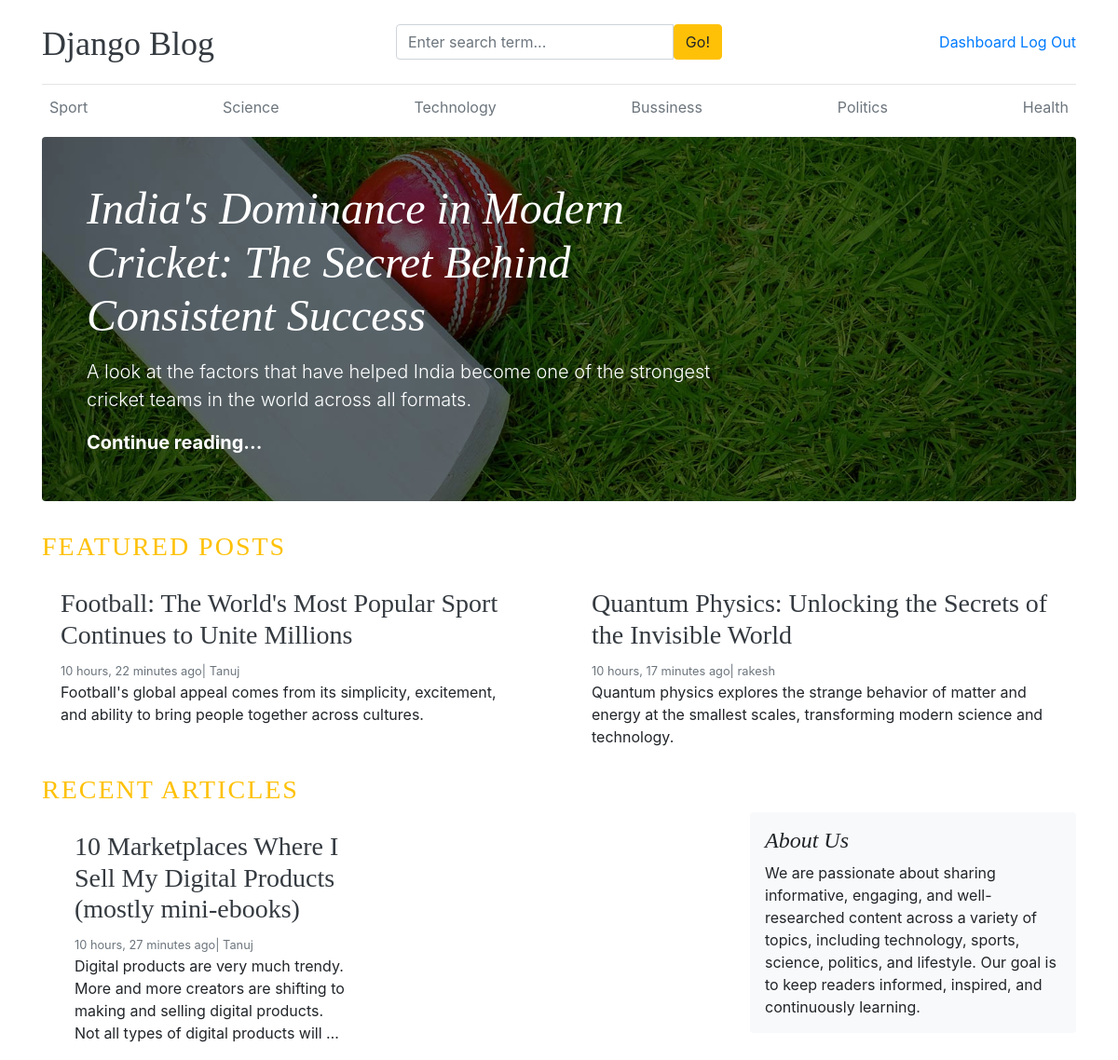
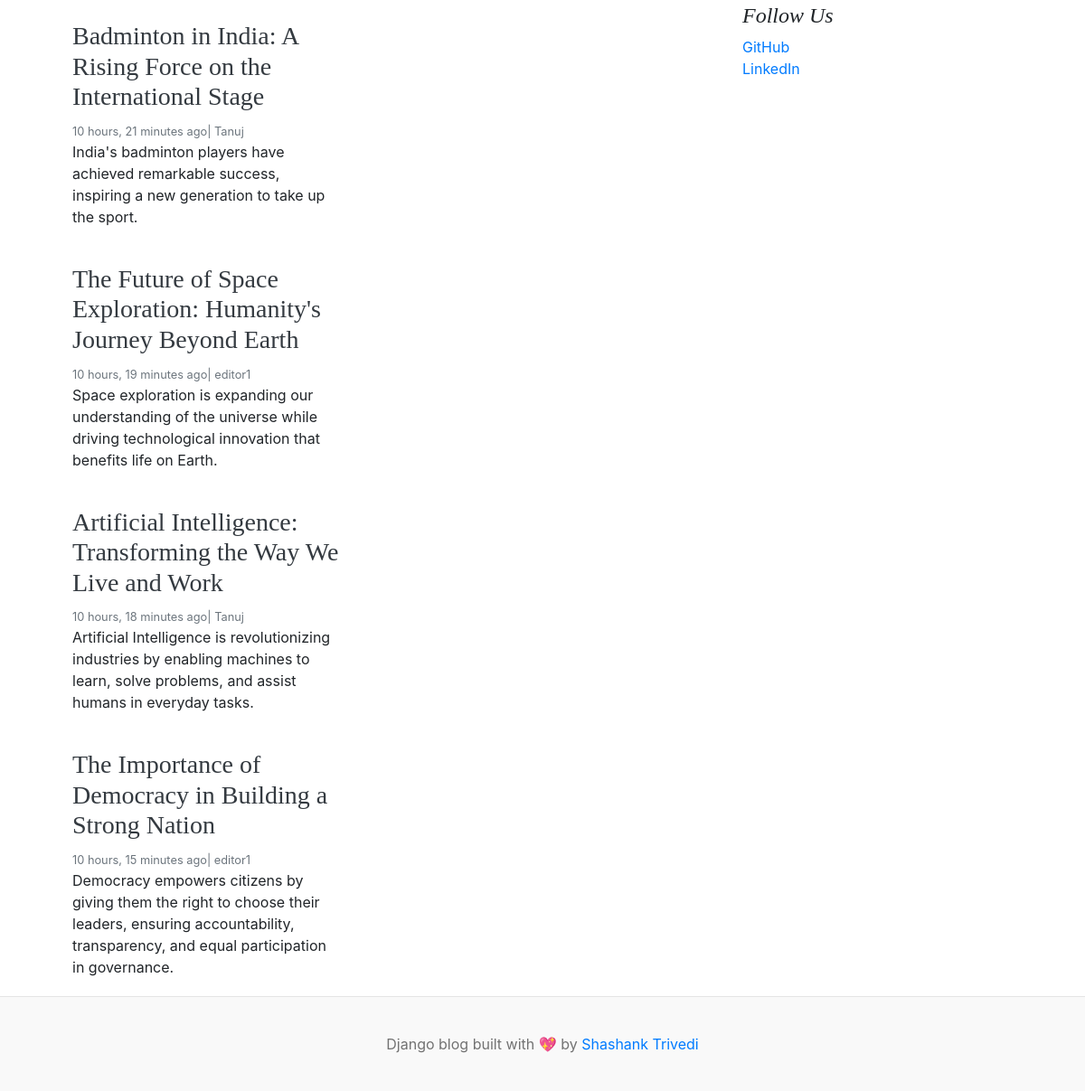
The app's page / (signed in) with its own data (2 pictures, top to bottom).
### blogs/models.py (models this page shows, shortened)
class Category(models.Model):
    category_name = models.CharField(max_length=50, unique=True)
    created_at = models.DateTimeField(auto_now_add=True)
    updated_at = models.DateTimeField(auto_now=True)
    class Meta:
        verbose_name_plural = 'categories'

class Blog(models.Model):
    title = models.CharField(max_length=100)
    slug = models.SlugField(max_length=150, unique=True, blank=True)
    category = models.ForeignKey(Category, on_delete=models.CASCADE)
    author = models.ForeignKey(User, on_delete=models.CASCADE)
    featured_image = models.ImageField(upload_to='uploads/%Y/%m/%d')
    short_description = models.TextField(max_length=500)
    blog_body = models.TextField(max_length=2000)
    status = models.CharField(max_length=20, choices=STATUS_CHOICES, default="Draft")
    is_featured = models.BooleanField(default=False)
    created_at = models.DateTimeField(auto_now_add=True)
    updated_at = models.DateTimeField(auto_now=True)

### assignments/models.py (models this page shows, shortened)
class About(models.Model):
    about_heading = models.CharField(max_length=25)
    about_description = models.TextField(max_length=255)
    created_at = models.DateTimeField(auto_now_add=True)
    updated_at = models.DateTimeField(auto_now=True)
    class Meta:
        verbose_name_plural = 'About'

class SocialLink(models.Model):
    platform = models.CharField(max_length=25)
    link = models.URLField(max_length=100)
    created_at = models.DateTimeField(auto_now_add=True)
    updated_at = models.DateTimeField(auto_now=True)

### blog_main/views.py (the view)
# urls.py: 2. Add a URL to urlpatterns:  path('', views.home, name='home')
def home(request):
  categories = Category.objects.all()
  featured_posts = Blog.objects.filter(is_featured=True , status='Published').order_by('updated_at')
  posts = Blog.objects.filter(is_featured = False , status='Published')
  try:
    about = About.objects.get()
  except:
      about = None
  context = {
    'featured_posts':featured_posts ,
    'posts':posts,
    'about':about,
  }
  return render(request , 'home.html' , context)

### blogs/context_processors.py (called while the page is built)
def get_categories(request):
  categories = Category.objects.all()
  return dict(categories=categories)

def get_social_links(requests):
  social_links = SocialLink.objects.all()
  return dict(social_links=social_links)

### templates/home.html
{% extends 'base.html' %}
{% block content %}
{% for post in featured_posts %}
  {% if forloop.first %}
<div class="jumbotron p-3 p-md-5 text-white rounded bg-dark" style="background-image: url({{ post.featured_image.url}});background-blend-mode: overlay;background-size:cover;">
    <div class="col-md-8 px-0">
      <h1 class="display-4 font-italic">{{post.title}}</h1>
      <p class="lead my-3">{{post.short_description}}</p>
      <p class="lead mb-0"><a href="{% url 'blogs' post.slug %}" class="text-white font-weight-bold">Continue reading...</a></p>
    </div>
  </div>
    {% endif %}
  {% endfor %}
   <h3 class="text-uppercase text-warning" style="letter-spacing: 2px;">Featured Posts</h3>
  <div class="row mb-2">
    {% for post in featured_posts %}
      {% if not forloop.first %}
    <div class="col-md-6">
      <div class="card border-0" >
        <div class="card-body">
          <h3><a href="{% url 'blogs' post.slug %}" class="text-dark">{{post.title}}</a></h3>
          <small class="mb-1 text-muted">{{post.created_at | timesince }} ago| {{post.author}}</small>
          <p class="card-text">{{post.short_description | truncatewords:25 }}</p>
        </div>
      </div>
    </div>
      {% endif %}
    {% endfor %}
  </div>
  <h3 class="text-uppercase text-warning" style="letter-spacing: 2px;">Recent Articles</h3>
  <main role="main" class="container p-0">
    <div class="row">
      <div class="col-md-8 blog-main">
        {% for post in posts %}
        <div class="col-md-6">
      <div class="card border-0" >
        <div class="card-body">
          <h3><a href="{% url 'blogs' post.slug %}" class="text-dark">{{post.title}}</a></h3>
          <small class="mb-1 text-muted">{{post.created_at | timesince }} ago| {{post.author}}</small>
          <p class="card-text">{{post.short_description| truncatewords:25  }}</p>
        </div>
      </div>
    </div>
        {% endfor %}
      </div>
      <aside class="col-md-4 blog-sidebar">
        <div class="p-3 mb-3 bg-light rounded">
          <h4 class="font-italic">{{about.about_heading}}</h4>
          <p class="mb-0">{{about.about_description}}</p>
        </div>
        {% if social_links %}
        <div class="p-3">
          <h4 class="font-italic">Follow Us</h4>
          <ol class="list-unstyled">
            {% for i in social_links %}
            <li><a href="{{i.link}}" target="_blank">{{i.platform}}</a></li>
            {% endfor %}
          </ol>
        </div>
        {% endif %}
      </aside>
    </div>
  </main>
</div>
{% endblock %}

### templates/base.html (shortened to what this page needs)
{% load static %}
<!DOCTYPE html>
<html lang="en">
<head>
    <link href="https://getbootstrap.com/docs/4.0/dist/css/bootstrap.min.css" rel="stylesheet">
    <link href="{% static 'css/blog.css' %}" rel="stylesheet">
    <link rel="stylesheet" href="https://cdnjs.cloudflare.com/ajax/libs/font-awesome/4.7.0/css/font-awesome.min.css">
  </head>
<body>
    <div class="container">
      <header class="blog-header py-3">
        <div class="row flex-nowrap justify-content-between align-items-center">
          <div class="col-4 pt-1">
            <a class="blog-header-logo text-dark" href="/">Django Blog</a>
          </div>
          <div class="col-4">
            <form action="{% url 'search' %}" method="GET">
              <div class="input-group">
                <input class="form-control" type="text" name="keyword" value="{{ keyword }}" placeholder="Enter search term..." aria-label="Enter search term..." aria-describedby="button-search" />
                <button type="submit" class="btn btn-warning" id="button-search">Go!</button>
              </div>
            </form>
          </div>
          <div class="col-4 d-flex justify-content-end align-items-center">
            {% if not user.is_authenticated %}
            <a class="btn btn-sm btn-warning" href="{% url 'login' %}">Login</a> &nbsp;
            <a class="btn btn-sm btn-outline-secondary" href="{% url 'register' %}">Register</a>
            {% else %}
            <span><a href="{% url 'dashboard' %}">Dashboard</a></span> &nbsp;
            <span><a  href="{% url 'logout' %}">Log Out</a></span>
            {% endif %}
          </div>
        </div>
      </header>
      <div class="nav-scroller py-1 mb-2">
        <nav class="nav d-flex justify-content-between">
          {% for cat in categories %}
          <a class="p-2 text-muted" href="{% url 'posts_by_category' cat.id %}">{{cat.category_name}}</a>
          {% endfor %}
        </nav>
      </div>
{% block content %}
{% endblock %}
<footer class="blog-footer">
    <p>Django blog built with 💖 by <a href="#">Shashank Trivedi</a></p>
  </footer>
  </body>
  </html>

### blog_main/static/css/blog.css (style rules this page uses)
.blog-header { border-bottom: 1px solid #e5e5e5; }
.blog-header-logo { font-family: "Playfair Display", Georgia, "Times New Roman", serif; font-size: 2.25rem; }
h1, h2, h3, h4, h5, h6 { font-family: "Playfair Display", Georgia, "Times New Roman", serif; }
.display-4 { font-size: 2.5rem; }
@media (min-width: 768px) { .display-4 { font-size: 3rem; } }
.blog-footer { padding: 2.5rem 0; color: #727272; text-align: center; background-color: #f9f9f9; border-top: .05rem solid #e5e5e5; }
.blog-footer p:last-child { margin-bottom: 0; }

### records on screen
Category: category_name "Sport"
Category: category_name "Science"
Category: category_name "Technology"
Category: category_name "Bussiness"
Category: category_name "Politics"
Category: category_name "Health"
Blog: featured_image (picture), title "India's Dominance in Modern Cricket: The Secret Behind Consistent Success", short_description "A look at the factors that have helped India become one of the strongest cricket teams in the world across all formats."
Blog: title "Football: The World's Most Popular Sport Continues to Unite Millions", created_at "10 hours, 22 minutes", author "Tanuj", short_description "Football's global appeal comes from its simplicity, excitement, and ability to bring people together across cultures."
Blog: title "Quantum Physics: Unlocking the Secrets of the Invisible World", created_at "10 hours, 17 minutes", author "rakesh", short_description "Quantum physics explores the strange behavior of matter and energy at the smallest scales, transforming modern science and technology."
Blog: title "10 Marketplaces Where I Sell My Digital Products (mostly mini-ebooks)", created_at "10 hours, 27 minutes", author "Tanuj", short_description "Digital products are very much trendy. More and more creators are shifting to making and selling digital products. Not all types of digital products will …"
Blog: title "Badminton in India: A Rising Force on the International Stage", created_at "10 hours, 21 minutes", author "Tanuj", short_description "India's badminton players have achieved remarkable success, inspiring a new generation to take up the sport."
Blog: title "The Future of Space Exploration: Humanity's Journey Beyond Earth", created_at "10 hours, 19 minutes", author "editor1", short_description "Space exploration is expanding our understanding of the universe while driving technological innovation that benefits life on Earth."
Blog: title "Artificial Intelligence: Transforming the Way We Live and Work", created_at "10 hours, 18 minutes", author "Tanuj", short_description "Artificial Intelligence is revolutionizing industries by enabling machines to learn, solve problems, and assist humans in everyday tasks."
Blog: title "The Importance of Democracy in Building a Strong Nation", created_at "10 hours, 15 minutes", author "editor1", short_description "Democracy empowers citizens by giving them the right to choose their leaders, ensuring accountability, transparency, and equal participation in governance."
About: about_heading "About Us", about_description "We are passionate about sharing informative, engaging, and well-researched content across a variety of topics, including technology, sports, science, politics, and lifestyle. Our goal is to keep readers informed, inspired, and continuously learning."
SocialLink: platform "GitHub"
SocialLink: platform "LinkedIn"
